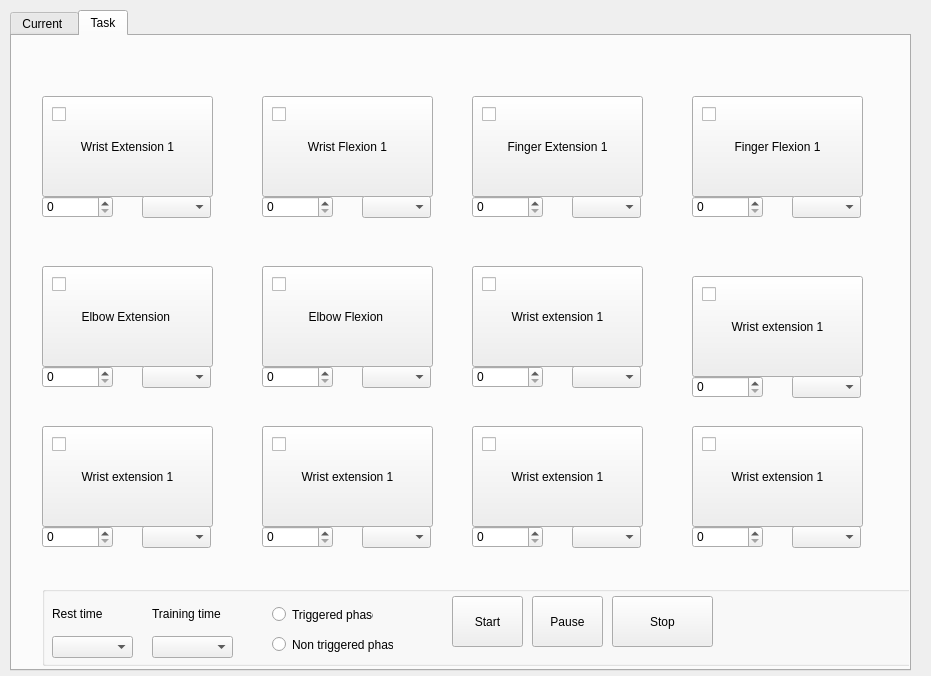
<?xml version="1.0" encoding="UTF-8"?>
<ui version="4.0">
 <class>RepTrainingForm</class>
 <widget class="QWidget" name="RepTrainingForm">
  <property name="geometry">
   <rect>
    <x>0</x>
    <y>0</y>
    <width>931</width>
    <height>676</height>
   </rect>
  </property>
  <property name="windowTitle">
   <string>Form</string>
  </property>
  <widget class="QTabWidget" name="tabWidget">
   <property name="geometry">
    <rect>
     <x>10</x>
     <y>10</y>
     <width>901</width>
     <height>661</height>
    </rect>
   </property>
   <property name="currentIndex">
    <number>1</number>
   </property>
   <widget class="QWidget" name="tab">
    <attribute name="title">
     <string>Current </string>
    </attribute>
    <widget class="QSpinBox" name="spinBox">
     <property name="geometry">
      <rect>
       <x>120</x>
       <y>90</y>
       <width>101</width>
       <height>41</height>
      </rect>
     </property>
    </widget>
    <widget class="QSpinBox" name="spinBox_2">
     <property name="geometry">
      <rect>
       <x>300</x>
       <y>90</y>
       <width>101</width>
       <height>41</height>
      </rect>
     </property>
    </widget>
    <widget class="QSpinBox" name="spinBox_3">
     <property name="geometry">
      <rect>
       <x>460</x>
       <y>90</y>
       <width>101</width>
       <height>41</height>
      </rect>
     </property>
    </widget>
    <widget class="QSpinBox" name="spinBox_4">
     <property name="geometry">
      <rect>
       <x>630</x>
       <y>90</y>
       <width>101</width>
       <height>41</height>
      </rect>
     </property>
    </widget>
    <widget class="QSpinBox" name="spinBox_5">
     <property name="geometry">
      <rect>
       <x>780</x>
       <y>90</y>
       <width>101</width>
       <height>41</height>
      </rect>
     </property>
    </widget>
    <widget class="QComboBox" name="comboBox">
     <property name="geometry">
      <rect>
       <x>120</x>
       <y>210</y>
       <width>101</width>
       <height>21</height>
      </rect>
     </property>
     <item>
      <property name="text">
       <string>Wrist E</string>
      </property>
     </item>
     <item>
      <property name="text">
       <string>Wrist F</string>
      </property>
     </item>
     <item>
      <property name="text">
       <string>Finger F</string>
      </property>
     </item>
     <item>
      <property name="text">
       <string>Finger E</string>
      </property>
     </item>
     <item>
      <property name="text">
       <string>Elbow F</string>
      </property>
     </item>
     <item>
      <property name="text">
       <string>Elbow E</string>
      </property>
     </item>
    </widget>
    <widget class="QComboBox" name="comboBox_6">
     <property name="geometry">
      <rect>
       <x>120</x>
       <y>250</y>
       <width>101</width>
       <height>21</height>
      </rect>
     </property>
     <item>
      <property name="text">
       <string>20 Hz</string>
      </property>
     </item>
     <item>
      <property name="text">
       <string>30 Hz</string>
      </property>
     </item>
     <item>
      <property name="text">
       <string>40 Hz</string>
      </property>
     </item>
     <item>
      <property name="text">
       <string>50 Hz</string>
      </property>
     </item>
     <item>
      <property name="text">
       <string>60 Hz</string>
      </property>
     </item>
    </widget>
    <widget class="QPushButton" name="pushButton">
     <property name="geometry">
      <rect>
       <x>340</x>
       <y>430</y>
       <width>111</width>
       <height>71</height>
      </rect>
     </property>
     <property name="text">
      <string>Training 1</string>
     </property>
    </widget>
    <widget class="QPushButton" name="pushButton_2">
     <property name="geometry">
      <rect>
       <x>480</x>
       <y>430</y>
       <width>111</width>
       <height>71</height>
      </rect>
     </property>
     <property name="text">
      <string>Training 2</string>
     </property>
    </widget>
    <widget class="QPushButton" name="pushButton_3">
     <property name="geometry">
      <rect>
       <x>620</x>
       <y>430</y>
       <width>111</width>
       <height>71</height>
      </rect>
     </property>
     <property name="text">
      <string>Training 3</string>
     </property>
    </widget>
    <widget class="QPushButton" name="pushButton_4">
     <property name="geometry">
      <rect>
       <x>750</x>
       <y>430</y>
       <width>111</width>
       <height>71</height>
      </rect>
     </property>
     <property name="text">
      <string>Training 4</string>
     </property>
    </widget>
    <widget class="QPushButton" name="pushButton_22">
     <property name="geometry">
      <rect>
       <x>40</x>
       <y>480</y>
       <width>75</width>
       <height>23</height>
      </rect>
     </property>
     <property name="text">
      <string>Back</string>
     </property>
    </widget>
    <widget class="QPushButton" name="pushButton_9">
     <property name="geometry">
      <rect>
       <x>120</x>
       <y>140</y>
       <width>75</width>
       <height>23</height>
      </rect>
     </property>
     <property name="text">
      <string>Set threshold</string>
     </property>
    </widget>
    <widget class="QPushButton" name="pushButton_10">
     <property name="geometry">
      <rect>
       <x>120</x>
       <y>170</y>
       <width>75</width>
       <height>23</height>
      </rect>
     </property>
     <property name="text">
      <string>Set maximum</string>
     </property>
    </widget>
    <widget class="QPushButton" name="pushButton_11">
     <property name="geometry">
      <rect>
       <x>300</x>
       <y>140</y>
       <width>75</width>
       <height>23</height>
      </rect>
     </property>
     <property name="text">
      <string>Set threshold</string>
     </property>
    </widget>
    <widget class="QPushButton" name="pushButton_12">
     <property name="geometry">
      <rect>
       <x>300</x>
       <y>170</y>
       <width>75</width>
       <height>23</height>
      </rect>
     </property>
     <property name="text">
      <string>Set maximum</string>
     </property>
    </widget>
    <widget class="QPushButton" name="pushButton_13">
     <property name="geometry">
      <rect>
       <x>460</x>
       <y>140</y>
       <width>75</width>
       <height>23</height>
      </rect>
     </property>
     <property name="text">
      <string>Set threshold</string>
     </property>
    </widget>
    <widget class="QPushButton" name="pushButton_14">
     <property name="geometry">
      <rect>
       <x>460</x>
       <y>170</y>
       <width>75</width>
       <height>23</height>
      </rect>
     </property>
     <property name="text">
      <string>Set maximum</string>
     </property>
    </widget>
    <widget class="QPushButton" name="pushButton_15">
     <property name="geometry">
      <rect>
       <x>630</x>
       <y>140</y>
       <width>75</width>
       <height>23</height>
      </rect>
     </property>
     <property name="text">
      <string>Set threshold</string>
     </property>
    </widget>
    <widget class="QPushButton" name="pushButton_16">
     <property name="geometry">
      <rect>
       <x>630</x>
       <y>170</y>
       <width>75</width>
       <height>23</height>
      </rect>
     </property>
     <property name="text">
      <string>Set maximum</string>
     </property>
    </widget>
    <widget class="QPushButton" name="pushButton_17">
     <property name="geometry">
      <rect>
       <x>780</x>
       <y>170</y>
       <width>75</width>
       <height>23</height>
      </rect>
     </property>
     <property name="text">
      <string>Set maximum</string>
     </property>
    </widget>
    <widget class="QPushButton" name="pushButton_18">
     <property name="geometry">
      <rect>
       <x>780</x>
       <y>140</y>
       <width>75</width>
       <height>23</height>
      </rect>
     </property>
     <property name="text">
      <string>Set threshold</string>
     </property>
    </widget>
    <widget class="QComboBox" name="comboBox_2">
     <property name="geometry">
      <rect>
       <x>300</x>
       <y>210</y>
       <width>101</width>
       <height>21</height>
      </rect>
     </property>
     <item>
      <property name="text">
       <string>Wrist E</string>
      </property>
     </item>
     <item>
      <property name="text">
       <string>Wrist F</string>
      </property>
     </item>
     <item>
      <property name="text">
       <string>Finger F</string>
      </property>
     </item>
     <item>
      <property name="text">
       <string>Finger E</string>
      </property>
     </item>
     <item>
      <property name="text">
       <string>Elbow F</string>
      </property>
     </item>
     <item>
      <property name="text">
       <string>Elbow E</string>
      </property>
     </item>
    </widget>
    <widget class="QComboBox" name="comboBox_3">
     <property name="geometry">
      <rect>
       <x>460</x>
       <y>210</y>
       <width>101</width>
       <height>21</height>
      </rect>
     </property>
     <item>
      <property name="text">
       <string>Wrist E</string>
      </property>
     </item>
     <item>
      <property name="text">
       <string>Wrist F</string>
      </property>
     </item>
     <item>
      <property name="text">
       <string>Finger F</string>
      </property>
     </item>
     <item>
      <property name="text">
       <string>Finger E</string>
      </property>
     </item>
     <item>
      <property name="text">
       <string>Elbow F</string>
      </property>
     </item>
     <item>
      <property name="text">
       <string>Elbow E</string>
      </property>
     </item>
    </widget>
    <widget class="QComboBox" name="comboBox_4">
     <property name="geometry">
      <rect>
       <x>630</x>
       <y>210</y>
       <width>101</width>
       <height>21</height>
      </rect>
     </property>
     <item>
      <property name="text">
       <string>Wrist E</string>
      </property>
     </item>
     <item>
      <property name="text">
       <string>Wrist F</string>
      </property>
     </item>
     <item>
      <property name="text">
       <string>Finger F</string>
      </property>
     </item>
     <item>
      <property name="text">
       <string>Finger E</string>
      </property>
     </item>
     <item>
      <property name="text">
       <string>Elbow F</string>
      </property>
     </item>
     <item>
      <property name="text">
       <string>Elbow E</string>
      </property>
     </item>
    </widget>
    <widget class="QComboBox" name="comboBox_5">
     <property name="geometry">
      <rect>
       <x>780</x>
       <y>210</y>
       <width>101</width>
       <height>21</height>
      </rect>
     </property>
     <item>
      <property name="text">
       <string>Wrist E</string>
      </property>
     </item>
     <item>
      <property name="text">
       <string>Wrist F</string>
      </property>
     </item>
     <item>
      <property name="text">
       <string>Finger F</string>
      </property>
     </item>
     <item>
      <property name="text">
       <string>Finger E</string>
      </property>
     </item>
     <item>
      <property name="text">
       <string>Elbow F</string>
      </property>
     </item>
     <item>
      <property name="text">
       <string>Elbow E</string>
      </property>
     </item>
    </widget>
    <widget class="QLabel" name="label_11">
     <property name="geometry">
      <rect>
       <x>120</x>
       <y>50</y>
       <width>71</width>
       <height>16</height>
      </rect>
     </property>
     <property name="font">
      <font>
       <pointsize>11</pointsize>
      </font>
     </property>
     <property name="text">
      <string>Channel 1</string>
     </property>
    </widget>
    <widget class="QLabel" name="label_12">
     <property name="geometry">
      <rect>
       <x>300</x>
       <y>50</y>
       <width>71</width>
       <height>16</height>
      </rect>
     </property>
     <property name="font">
      <font>
       <pointsize>11</pointsize>
      </font>
     </property>
     <property name="text">
      <string>Channel 2</string>
     </property>
    </widget>
    <widget class="QLabel" name="label_13">
     <property name="geometry">
      <rect>
       <x>460</x>
       <y>50</y>
       <width>71</width>
       <height>16</height>
      </rect>
     </property>
     <property name="font">
      <font>
       <pointsize>11</pointsize>
      </font>
     </property>
     <property name="text">
      <string>Channel 3</string>
     </property>
    </widget>
    <widget class="QLabel" name="label_14">
     <property name="geometry">
      <rect>
       <x>630</x>
       <y>50</y>
       <width>71</width>
       <height>16</height>
      </rect>
     </property>
     <property name="font">
      <font>
       <pointsize>11</pointsize>
      </font>
     </property>
     <property name="text">
      <string>Channel 4</string>
     </property>
    </widget>
    <widget class="QLabel" name="label_15">
     <property name="geometry">
      <rect>
       <x>780</x>
       <y>50</y>
       <width>71</width>
       <height>16</height>
      </rect>
     </property>
     <property name="font">
      <font>
       <pointsize>11</pointsize>
      </font>
     </property>
     <property name="text">
      <string>Channel 5</string>
     </property>
    </widget>
    <widget class="QComboBox" name="comboBox_7">
     <property name="geometry">
      <rect>
       <x>300</x>
       <y>250</y>
       <width>101</width>
       <height>21</height>
      </rect>
     </property>
     <item>
      <property name="text">
       <string>20 Hz</string>
      </property>
     </item>
     <item>
      <property name="text">
       <string>30 Hz</string>
      </property>
     </item>
     <item>
      <property name="text">
       <string>40 Hz</string>
      </property>
     </item>
     <item>
      <property name="text">
       <string>50 Hz</string>
      </property>
     </item>
     <item>
      <property name="text">
       <string>60 Hz</string>
      </property>
     </item>
    </widget>
    <widget class="QComboBox" name="comboBox_8">
     <property name="geometry">
      <rect>
       <x>460</x>
       <y>250</y>
       <width>101</width>
       <height>21</height>
      </rect>
     </property>
     <item>
      <property name="text">
       <string>20 Hz</string>
      </property>
     </item>
     <item>
      <property name="text">
       <string>30 Hz</string>
      </property>
     </item>
     <item>
      <property name="text">
       <string>40 Hz</string>
      </property>
     </item>
     <item>
      <property name="text">
       <string>50 Hz</string>
      </property>
     </item>
     <item>
      <property name="text">
       <string>60 Hz</string>
      </property>
     </item>
    </widget>
    <widget class="QComboBox" name="comboBox_9">
     <property name="geometry">
      <rect>
       <x>630</x>
       <y>250</y>
       <width>101</width>
       <height>21</height>
      </rect>
     </property>
     <item>
      <property name="text">
       <string>20 Hz</string>
      </property>
     </item>
     <item>
      <property name="text">
       <string>30 Hz</string>
      </property>
     </item>
     <item>
      <property name="text">
       <string>40 Hz</string>
      </property>
     </item>
     <item>
      <property name="text">
       <string>50 Hz</string>
      </property>
     </item>
     <item>
      <property name="text">
       <string>60 Hz</string>
      </property>
     </item>
    </widget>
    <widget class="QComboBox" name="comboBox_10">
     <property name="geometry">
      <rect>
       <x>780</x>
       <y>250</y>
       <width>101</width>
       <height>21</height>
      </rect>
     </property>
     <item>
      <property name="text">
       <string>20 Hz</string>
      </property>
     </item>
     <item>
      <property name="text">
       <string>30 Hz</string>
      </property>
     </item>
     <item>
      <property name="text">
       <string>40 Hz</string>
      </property>
     </item>
     <item>
      <property name="text">
       <string>50 Hz</string>
      </property>
     </item>
     <item>
      <property name="text">
       <string>60 Hz</string>
      </property>
     </item>
    </widget>
   </widget>
   <widget class="QWidget" name="tab_2">
    <attribute name="title">
     <string>Task</string>
    </attribute>
    <widget class="QPushButton" name="pushButton_5">
     <property name="geometry">
      <rect>
       <x>30</x>
       <y>60</y>
       <width>171</width>
       <height>101</height>
      </rect>
     </property>
     <property name="text">
      <string>Wrist Extension 1</string>
     </property>
    </widget>
    <widget class="QComboBox" name="comboBox_11">
     <property name="geometry">
      <rect>
       <x>130</x>
       <y>160</y>
       <width>69</width>
       <height>22</height>
      </rect>
     </property>
    </widget>
    <widget class="QCheckBox" name="checkBox">
     <property name="geometry">
      <rect>
       <x>40</x>
       <y>70</y>
       <width>70</width>
       <height>17</height>
      </rect>
     </property>
     <property name="text">
      <string/>
     </property>
    </widget>
    <widget class="QGroupBox" name="groupBox">
     <property name="geometry">
      <rect>
       <x>30</x>
       <y>550</y>
       <width>881</width>
       <height>80</height>
      </rect>
     </property>
     <property name="title">
      <string/>
     </property>
     <widget class="QComboBox" name="comboBox_12">
      <property name="geometry">
       <rect>
        <x>10</x>
        <y>50</y>
        <width>81</width>
        <height>22</height>
       </rect>
      </property>
     </widget>
     <widget class="QLabel" name="label_9">
      <property name="geometry">
       <rect>
        <x>10</x>
        <y>20</y>
        <width>71</width>
        <height>16</height>
       </rect>
      </property>
      <property name="text">
       <string>Rest time</string>
      </property>
     </widget>
     <widget class="QComboBox" name="comboBox_13">
      <property name="geometry">
       <rect>
        <x>110</x>
        <y>50</y>
        <width>81</width>
        <height>22</height>
       </rect>
      </property>
     </widget>
     <widget class="QLabel" name="label_10">
      <property name="geometry">
       <rect>
        <x>110</x>
        <y>20</y>
        <width>71</width>
        <height>16</height>
       </rect>
      </property>
      <property name="text">
       <string>Training time</string>
      </property>
     </widget>
     <widget class="QRadioButton" name="radioButton">
      <property name="geometry">
       <rect>
        <x>230</x>
        <y>50</y>
        <width>121</width>
        <height>17</height>
       </rect>
      </property>
      <property name="text">
       <string>Non triggered phase</string>
      </property>
     </widget>
     <widget class="QRadioButton" name="radioButton_2">
      <property name="geometry">
       <rect>
        <x>230</x>
        <y>20</y>
        <width>101</width>
        <height>17</height>
       </rect>
      </property>
      <property name="text">
       <string>Triggered phase</string>
      </property>
     </widget>
     <widget class="QPushButton" name="pushButton_19">
      <property name="geometry">
       <rect>
        <x>410</x>
        <y>10</y>
        <width>71</width>
        <height>51</height>
       </rect>
      </property>
      <property name="text">
       <string>Start</string>
      </property>
     </widget>
     <widget class="QPushButton" name="pushButton_20">
      <property name="geometry">
       <rect>
        <x>490</x>
        <y>10</y>
        <width>71</width>
        <height>51</height>
       </rect>
      </property>
      <property name="text">
       <string>Pause</string>
      </property>
     </widget>
     <widget class="QPushButton" name="pushButton_21">
      <property name="geometry">
       <rect>
        <x>570</x>
        <y>10</y>
        <width>101</width>
        <height>51</height>
       </rect>
      </property>
      <property name="text">
       <string>Stop</string>
      </property>
     </widget>
    </widget>
    <widget class="QSpinBox" name="spinBox_6">
     <property name="geometry">
      <rect>
       <x>30</x>
       <y>160</y>
       <width>71</width>
       <height>22</height>
      </rect>
     </property>
    </widget>
    <widget class="QSpinBox" name="spinBox_7">
     <property name="geometry">
      <rect>
       <x>250</x>
       <y>160</y>
       <width>71</width>
       <height>22</height>
      </rect>
     </property>
    </widget>
    <widget class="QPushButton" name="pushButton_6">
     <property name="geometry">
      <rect>
       <x>250</x>
       <y>60</y>
       <width>171</width>
       <height>101</height>
      </rect>
     </property>
     <property name="text">
      <string>Wrist Flexion 1</string>
     </property>
    </widget>
    <widget class="QComboBox" name="comboBox_14">
     <property name="geometry">
      <rect>
       <x>350</x>
       <y>160</y>
       <width>69</width>
       <height>22</height>
      </rect>
     </property>
    </widget>
    <widget class="QCheckBox" name="checkBox_2">
     <property name="geometry">
      <rect>
       <x>260</x>
       <y>70</y>
       <width>70</width>
       <height>17</height>
      </rect>
     </property>
     <property name="text">
      <string/>
     </property>
    </widget>
    <widget class="QSpinBox" name="spinBox_8">
     <property name="geometry">
      <rect>
       <x>460</x>
       <y>160</y>
       <width>71</width>
       <height>22</height>
      </rect>
     </property>
    </widget>
    <widget class="QCheckBox" name="checkBox_3">
     <property name="geometry">
      <rect>
       <x>470</x>
       <y>70</y>
       <width>70</width>
       <height>17</height>
      </rect>
     </property>
     <property name="text">
      <string/>
     </property>
    </widget>
    <widget class="QPushButton" name="pushButton_7">
     <property name="geometry">
      <rect>
       <x>460</x>
       <y>60</y>
       <width>171</width>
       <height>101</height>
      </rect>
     </property>
     <property name="text">
      <string>Finger Extension 1</string>
     </property>
    </widget>
    <widget class="QComboBox" name="comboBox_15">
     <property name="geometry">
      <rect>
       <x>560</x>
       <y>160</y>
       <width>69</width>
       <height>22</height>
      </rect>
     </property>
    </widget>
    <widget class="QPushButton" name="pushButton_8">
     <property name="geometry">
      <rect>
       <x>680</x>
       <y>60</y>
       <width>171</width>
       <height>101</height>
      </rect>
     </property>
     <property name="text">
      <string>Finger Flexion 1</string>
     </property>
    </widget>
    <widget class="QCheckBox" name="checkBox_4">
     <property name="geometry">
      <rect>
       <x>690</x>
       <y>70</y>
       <width>70</width>
       <height>17</height>
      </rect>
     </property>
     <property name="text">
      <string/>
     </property>
    </widget>
    <widget class="QSpinBox" name="spinBox_9">
     <property name="geometry">
      <rect>
       <x>680</x>
       <y>160</y>
       <width>71</width>
       <height>22</height>
      </rect>
     </property>
    </widget>
    <widget class="QComboBox" name="comboBox_16">
     <property name="geometry">
      <rect>
       <x>780</x>
       <y>160</y>
       <width>69</width>
       <height>22</height>
      </rect>
     </property>
    </widget>
    <widget class="QPushButton" name="pushButton_23">
     <property name="geometry">
      <rect>
       <x>30</x>
       <y>230</y>
       <width>171</width>
       <height>101</height>
      </rect>
     </property>
     <property name="text">
      <string>Elbow Extension </string>
     </property>
    </widget>
    <widget class="QSpinBox" name="spinBox_10">
     <property name="geometry">
      <rect>
       <x>30</x>
       <y>330</y>
       <width>71</width>
       <height>22</height>
      </rect>
     </property>
    </widget>
    <widget class="QComboBox" name="comboBox_17">
     <property name="geometry">
      <rect>
       <x>130</x>
       <y>330</y>
       <width>69</width>
       <height>22</height>
      </rect>
     </property>
    </widget>
    <widget class="QCheckBox" name="checkBox_5">
     <property name="geometry">
      <rect>
       <x>40</x>
       <y>240</y>
       <width>70</width>
       <height>17</height>
      </rect>
     </property>
     <property name="text">
      <string/>
     </property>
    </widget>
    <widget class="QPushButton" name="pushButton_24">
     <property name="geometry">
      <rect>
       <x>250</x>
       <y>230</y>
       <width>171</width>
       <height>101</height>
      </rect>
     </property>
     <property name="text">
      <string>Elbow Flexion </string>
     </property>
    </widget>
    <widget class="QCheckBox" name="checkBox_6">
     <property name="geometry">
      <rect>
       <x>260</x>
       <y>240</y>
       <width>70</width>
       <height>17</height>
      </rect>
     </property>
     <property name="text">
      <string/>
     </property>
    </widget>
    <widget class="QComboBox" name="comboBox_18">
     <property name="geometry">
      <rect>
       <x>350</x>
       <y>330</y>
       <width>69</width>
       <height>22</height>
      </rect>
     </property>
    </widget>
    <widget class="QSpinBox" name="spinBox_11">
     <property name="geometry">
      <rect>
       <x>250</x>
       <y>330</y>
       <width>71</width>
       <height>22</height>
      </rect>
     </property>
    </widget>
    <widget class="QComboBox" name="comboBox_19">
     <property name="geometry">
      <rect>
       <x>560</x>
       <y>330</y>
       <width>69</width>
       <height>22</height>
      </rect>
     </property>
    </widget>
    <widget class="QSpinBox" name="spinBox_12">
     <property name="geometry">
      <rect>
       <x>460</x>
       <y>330</y>
       <width>71</width>
       <height>22</height>
      </rect>
     </property>
    </widget>
    <widget class="QCheckBox" name="checkBox_7">
     <property name="geometry">
      <rect>
       <x>470</x>
       <y>240</y>
       <width>70</width>
       <height>17</height>
      </rect>
     </property>
     <property name="text">
      <string/>
     </property>
    </widget>
    <widget class="QPushButton" name="pushButton_25">
     <property name="geometry">
      <rect>
       <x>460</x>
       <y>230</y>
       <width>171</width>
       <height>101</height>
      </rect>
     </property>
     <property name="text">
      <string>Wrist extension 1</string>
     </property>
    </widget>
    <widget class="QSpinBox" name="spinBox_13">
     <property name="geometry">
      <rect>
       <x>680</x>
       <y>340</y>
       <width>71</width>
       <height>22</height>
      </rect>
     </property>
    </widget>
    <widget class="QPushButton" name="pushButton_26">
     <property name="geometry">
      <rect>
       <x>680</x>
       <y>240</y>
       <width>171</width>
       <height>101</height>
      </rect>
     </property>
     <property name="text">
      <string>Wrist extension 1</string>
     </property>
    </widget>
    <widget class="QComboBox" name="comboBox_20">
     <property name="geometry">
      <rect>
       <x>780</x>
       <y>340</y>
       <width>69</width>
       <height>22</height>
      </rect>
     </property>
    </widget>
    <widget class="QCheckBox" name="checkBox_8">
     <property name="geometry">
      <rect>
       <x>690</x>
       <y>250</y>
       <width>70</width>
       <height>17</height>
      </rect>
     </property>
     <property name="text">
      <string/>
     </property>
    </widget>
    <widget class="QComboBox" name="comboBox_21">
     <property name="geometry">
      <rect>
       <x>130</x>
       <y>490</y>
       <width>69</width>
       <height>22</height>
      </rect>
     </property>
    </widget>
    <widget class="QCheckBox" name="checkBox_9">
     <property name="geometry">
      <rect>
       <x>40</x>
       <y>400</y>
       <width>70</width>
       <height>17</height>
      </rect>
     </property>
     <property name="text">
      <string/>
     </property>
    </widget>
    <widget class="QPushButton" name="pushButton_27">
     <property name="geometry">
      <rect>
       <x>30</x>
       <y>390</y>
       <width>171</width>
       <height>101</height>
      </rect>
     </property>
     <property name="text">
      <string>Wrist extension 1</string>
     </property>
    </widget>
    <widget class="QSpinBox" name="spinBox_14">
     <property name="geometry">
      <rect>
       <x>30</x>
       <y>490</y>
       <width>71</width>
       <height>22</height>
      </rect>
     </property>
    </widget>
    <widget class="QComboBox" name="comboBox_22">
     <property name="geometry">
      <rect>
       <x>350</x>
       <y>490</y>
       <width>69</width>
       <height>22</height>
      </rect>
     </property>
    </widget>
    <widget class="QCheckBox" name="checkBox_10">
     <property name="geometry">
      <rect>
       <x>260</x>
       <y>400</y>
       <width>70</width>
       <height>17</height>
      </rect>
     </property>
     <property name="text">
      <string/>
     </property>
    </widget>
    <widget class="QPushButton" name="pushButton_28">
     <property name="geometry">
      <rect>
       <x>250</x>
       <y>390</y>
       <width>171</width>
       <height>101</height>
      </rect>
     </property>
     <property name="text">
      <string>Wrist extension 1</string>
     </property>
    </widget>
    <widget class="QSpinBox" name="spinBox_15">
     <property name="geometry">
      <rect>
       <x>250</x>
       <y>490</y>
       <width>71</width>
       <height>22</height>
      </rect>
     </property>
    </widget>
    <widget class="QCheckBox" name="checkBox_11">
     <property name="geometry">
      <rect>
       <x>470</x>
       <y>400</y>
       <width>70</width>
       <height>17</height>
      </rect>
     </property>
     <property name="text">
      <string/>
     </property>
    </widget>
    <widget class="QComboBox" name="comboBox_23">
     <property name="geometry">
      <rect>
       <x>560</x>
       <y>490</y>
       <width>69</width>
       <height>22</height>
      </rect>
     </property>
    </widget>
    <widget class="QSpinBox" name="spinBox_16">
     <property name="geometry">
      <rect>
       <x>460</x>
       <y>490</y>
       <width>71</width>
       <height>22</height>
      </rect>
     </property>
    </widget>
    <widget class="QPushButton" name="pushButton_29">
     <property name="geometry">
      <rect>
       <x>460</x>
       <y>390</y>
       <width>171</width>
       <height>101</height>
      </rect>
     </property>
     <property name="text">
      <string>Wrist extension 1</string>
     </property>
    </widget>
    <widget class="QCheckBox" name="checkBox_12">
     <property name="geometry">
      <rect>
       <x>690</x>
       <y>400</y>
       <width>70</width>
       <height>17</height>
      </rect>
     </property>
     <property name="text">
      <string/>
     </property>
    </widget>
    <widget class="QComboBox" name="comboBox_24">
     <property name="geometry">
      <rect>
       <x>780</x>
       <y>490</y>
       <width>69</width>
       <height>22</height>
      </rect>
     </property>
    </widget>
    <widget class="QPushButton" name="pushButton_30">
     <property name="geometry">
      <rect>
       <x>680</x>
       <y>390</y>
       <width>171</width>
       <height>101</height>
      </rect>
     </property>
     <property name="text">
      <string>Wrist extension 1</string>
     </property>
    </widget>
    <widget class="QSpinBox" name="spinBox_17">
     <property name="geometry">
      <rect>
       <x>680</x>
       <y>490</y>
       <width>71</width>
       <height>22</height>
      </rect>
     </property>
    </widget>
    <widget class="QCheckBox" name="checkBox_13">
     <property name="geometry">
      <rect>
       <x>470</x>
       <y>240</y>
       <width>70</width>
       <height>17</height>
      </rect>
     </property>
     <property name="text">
      <string/>
     </property>
    </widget>
    <widget class="QCheckBox" name="checkBox_14">
     <property name="geometry">
      <rect>
       <x>40</x>
       <y>400</y>
       <width>70</width>
       <height>17</height>
      </rect>
     </property>
     <property name="text">
      <string/>
     </property>
    </widget>
    <widget class="QCheckBox" name="checkBox_15">
     <property name="geometry">
      <rect>
       <x>260</x>
       <y>400</y>
       <width>70</width>
       <height>17</height>
      </rect>
     </property>
     <property name="text">
      <string/>
     </property>
    </widget>
    <widget class="QCheckBox" name="checkBox_16">
     <property name="geometry">
      <rect>
       <x>470</x>
       <y>400</y>
       <width>70</width>
       <height>17</height>
      </rect>
     </property>
     <property name="text">
      <string/>
     </property>
    </widget>
    <widget class="QCheckBox" name="checkBox_17">
     <property name="geometry">
      <rect>
       <x>690</x>
       <y>400</y>
       <width>70</width>
       <height>17</height>
      </rect>
     </property>
     <property name="text">
      <string/>
     </property>
    </widget>
    <widget class="QCheckBox" name="checkBox_18">
     <property name="geometry">
      <rect>
       <x>470</x>
       <y>70</y>
       <width>70</width>
       <height>17</height>
      </rect>
     </property>
     <property name="text">
      <string/>
     </property>
    </widget>
   </widget>
  </widget>
 </widget>
 <resources/>
 <connections/>
</ui>
